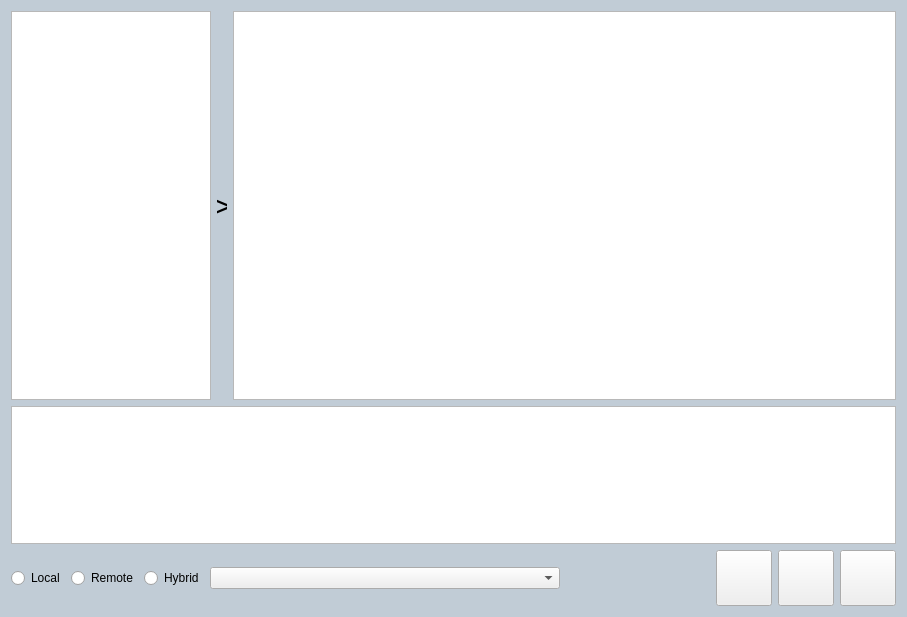
<?xml version="1.0" encoding="UTF-8"?>
<ui version="4.0">
 <class>ChatBox</class>
 <widget class="QWidget" name="ChatBox">
  <property name="geometry">
   <rect>
    <x>0</x>
    <y>0</y>
    <width>907</width>
    <height>617</height>
   </rect>
  </property>
  <property name="minimumSize">
   <size>
    <width>0</width>
    <height>0</height>
   </size>
  </property>
  <property name="windowTitle">
   <string>Form</string>
  </property>
  <property name="styleSheet">
   <string notr="true">QWidget#ChatBox{background-color:#C1CCD6;}</string>
  </property>
  <layout class="QVBoxLayout" name="verticalLayout_2">
   <item>
    <layout class="QHBoxLayout" name="top">
     <item>
      <widget class="QListWidget" name="listChat">
       <property name="maximumSize">
        <size>
         <width>200</width>
         <height>16777215</height>
        </size>
       </property>
      </widget>
     </item>
     <item>
      <widget class="QLabel" name="lblGap">
       <property name="minimumSize">
        <size>
         <width>10</width>
         <height>0</height>
        </size>
       </property>
       <property name="maximumSize">
        <size>
         <width>10</width>
         <height>16777215</height>
        </size>
       </property>
       <property name="font">
        <font>
         <pointsize>24</pointsize>
        </font>
       </property>
       <property name="styleSheet">
        <string notr="true"/>
       </property>
       <property name="text">
        <string>&gt;</string>
       </property>
       <property name="alignment">
        <set>Qt::AlignmentFlag::AlignCenter</set>
       </property>
      </widget>
     </item>
     <item>
      <widget class="QTextBrowser" name="txtBrowserChat"/>
     </item>
    </layout>
   </item>
   <item>
    <widget class="QWidget" name="bottom" native="true">
     <property name="maximumSize">
      <size>
       <width>16777215</width>
       <height>200</height>
      </size>
     </property>
     <layout class="QVBoxLayout" name="verticalLayout">
      <property name="leftMargin">
       <number>0</number>
      </property>
      <property name="topMargin">
       <number>0</number>
      </property>
      <property name="rightMargin">
       <number>0</number>
      </property>
      <property name="bottomMargin">
       <number>0</number>
      </property>
      <item>
       <widget class="QTextEdit" name="editInput"/>
      </item>
      <item>
       <layout class="QHBoxLayout" name="horizontalLayout">
        <item>
         <widget class="QRadioButton" name="ckLocal">
          <property name="text">
           <string>Local</string>
          </property>
         </widget>
        </item>
        <item>
         <widget class="QRadioButton" name="ckRemote">
          <property name="text">
           <string>Remote</string>
          </property>
         </widget>
        </item>
        <item>
         <widget class="QRadioButton" name="ckHybrid">
          <property name="text">
           <string>Hybrid</string>
          </property>
         </widget>
        </item>
        <item>
         <widget class="QComboBox" name="comboModel">
          <property name="minimumSize">
           <size>
            <width>350</width>
            <height>0</height>
           </size>
          </property>
         </widget>
        </item>
        <item>
         <spacer name="horizontalSpacer">
          <property name="orientation">
           <enum>Qt::Orientation::Horizontal</enum>
          </property>
          <property name="sizeHint" stdset="0">
           <size>
            <width>40</width>
            <height>20</height>
           </size>
          </property>
         </spacer>
        </item>
        <item>
         <widget class="QPushButton" name="btnAudioStart">
          <property name="minimumSize">
           <size>
            <width>56</width>
            <height>56</height>
           </size>
          </property>
          <property name="maximumSize">
           <size>
            <width>56</width>
            <height>56</height>
           </size>
          </property>
          <property name="text">
           <string/>
          </property>
          <property name="icon">
           <iconset resource="res.qrc">
            <normaloff>:/icons/audio_norm</normaloff>
            <normalon>:/icons/audio_recording</normalon>:/icons/audio_norm</iconset>
          </property>
          <property name="iconSize">
           <size>
            <width>56</width>
            <height>56</height>
           </size>
          </property>
         </widget>
        </item>
        <item>
         <widget class="QPushButton" name="btnAttach">
          <property name="enabled">
           <bool>true</bool>
          </property>
          <property name="minimumSize">
           <size>
            <width>56</width>
            <height>56</height>
           </size>
          </property>
          <property name="maximumSize">
           <size>
            <width>56</width>
            <height>56</height>
           </size>
          </property>
          <property name="focusPolicy">
           <enum>Qt::FocusPolicy::NoFocus</enum>
          </property>
          <property name="styleSheet">
           <string notr="true"/>
          </property>
          <property name="text">
           <string/>
          </property>
          <property name="iconSize">
           <size>
            <width>56</width>
            <height>56</height>
           </size>
          </property>
          <property name="checkable">
           <bool>true</bool>
          </property>
          <property name="checked">
           <bool>false</bool>
          </property>
         </widget>
        </item>
        <item>
         <widget class="QPushButton" name="btnStart">
          <property name="enabled">
           <bool>true</bool>
          </property>
          <property name="minimumSize">
           <size>
            <width>56</width>
            <height>56</height>
           </size>
          </property>
          <property name="maximumSize">
           <size>
            <width>56</width>
            <height>56</height>
           </size>
          </property>
          <property name="focusPolicy">
           <enum>Qt::FocusPolicy::NoFocus</enum>
          </property>
          <property name="styleSheet">
           <string notr="true"/>
          </property>
          <property name="text">
           <string/>
          </property>
          <property name="iconSize">
           <size>
            <width>56</width>
            <height>56</height>
           </size>
          </property>
          <property name="checkable">
           <bool>true</bool>
          </property>
          <property name="checked">
           <bool>false</bool>
          </property>
         </widget>
        </item>
       </layout>
      </item>
     </layout>
    </widget>
   </item>
  </layout>
 </widget>
 <resources>
  <include location="res.qrc"/>
 </resources>
 <connections/>
</ui>
